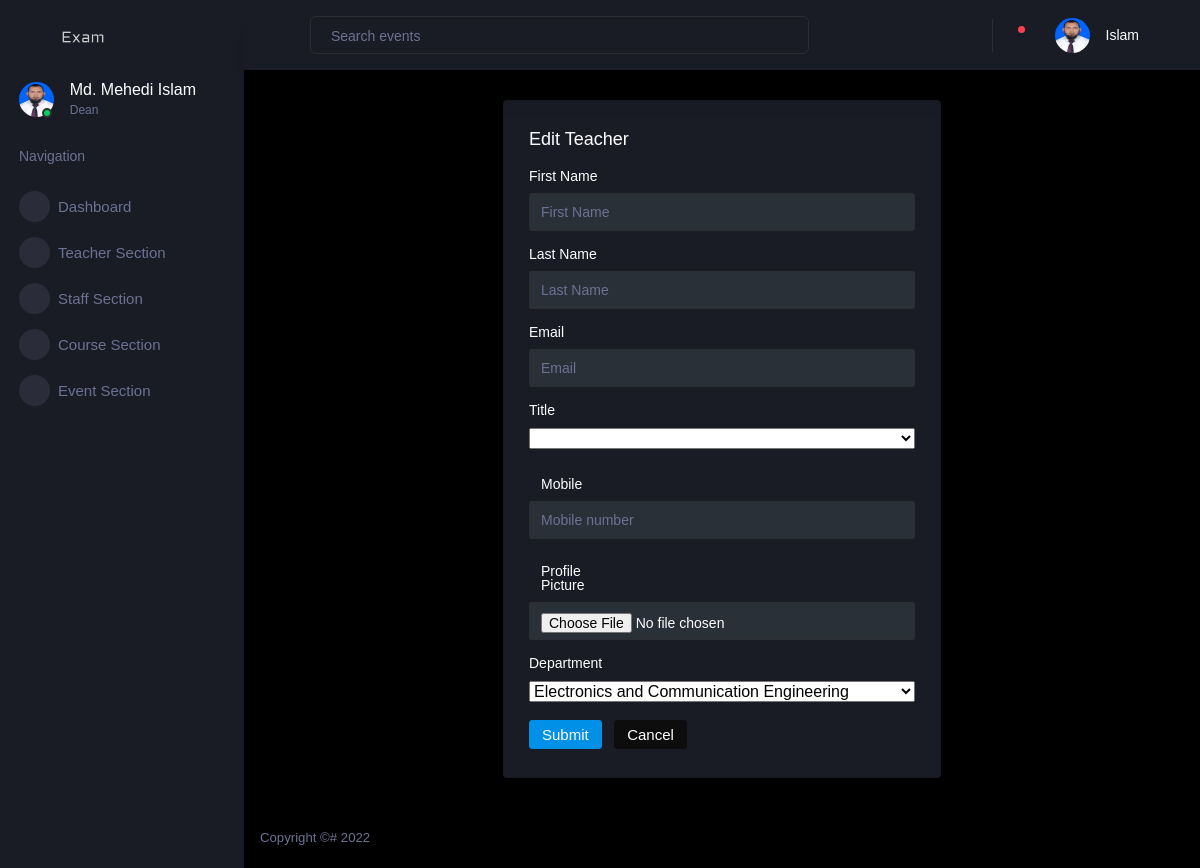
Screenshot of /user/edit-teacher (signed in) with the database file from the repository.
### account/models.py (models this page shows, shortened)
class Teacher(models.Model):
    user = models.OneToOneField(
        User, on_delete=models.CASCADE, primary_key=True)
    title = models.CharField(max_length=255, null=False,
                             choices=TEACHER_TITLE_CHOICES, default='None')
    contact_number = models.CharField(null=False, unique=True, max_length=255)
    profile_picture = models.ImageField(
        upload_to=get_profile_pictures_directory, blank=True, null=True)
    department = models.ForeignKey(Department, on_delete=models.DO_NOTHING)
    is_available = models.BooleanField(default=True)
    total_creadits = models.DecimalField(
        max_digits=10, decimal_places=2, default=0)

### dashboard/views.py (the view)
# urls.py: path('edit-teacher', edit_teacher, name='edit-teacher'),
def edit_teacher(request):
    context = get_context(request)
    return render(request, 'edit-teacher.html', context)

### account/models.py (called while the page is built)
    def __str__(self) -> str:
        return self.messages

### dashboard/models.py (called while the page is built)
    def __str__(self) -> str:
        return self.name

    def __str__(self) -> str:
        return self.name

### dashboard/views.py (called while the page is built)
def is_dean(user):
    try:
        teacher = Teacher.objects.get(user=user)
    except Teacher.DoesNotExist:
        return None
    deans = Dean.objects.filter(teacher=teacher).order_by('-joined')[:1]
    if len(deans) != 1:
        return None
    return deans[0]

def is_staff(user):
    try:
        staff = Staff.objects.get(user=user)
    except Staff.DoesNotExist:
        return None
    return staff

def is_teacher(user):
    try:
        teacher = Teacher.objects.get(user=user)
    except Teacher.DoesNotExist:
        return None
    return teacher

def is_student(user):
    try:
        student = Student.objects.get(user=user)
    except Student.DoesNotExist:
        return None
    return student

def get_staff(faculty):
    return list(Staff.objects.filter(faculty=faculty))

def get_courses(faculty):
    courses = Course.objects.all()
    selected_courses = []
    for course in courses:
        dept = Department.objects.get(name=course.department)
        if dept.faculty == faculty:
            selected_courses.append(course)
    return selected_courses

def get_teachers(faculty):
    teachers = Teacher.objects.all()
    selected_teachers = []
    for teacher in teachers:
        dept = Department.objects.get(name=teacher.department)
        if dept.faculty == faculty:
            selected_teachers.append(teacher)
    return selected_teachers

def get_exams(approved_routines, teacher=None):
    past = []
    current = []
    upcomming = []
    today = date.today()
    for routine in approved_routines:
        exams = routine.exam_set.all()
        if teacher:
            exams = filter(lambda exam: teacher in exam.examiners.all()
                           or teacher == exam.supervisor, exams)
        for exam in exams:
            if exam.exam_date == today:
                current.append(exam)
            elif exam.exam_date < today:
                past.append(exam)
            else:
                upcomming.append(exam)
    return current, past, upcomming

def get_notification(user):
    return Notification.objects.filter(user=user, marked_read=False).all()

### dashboard/templates/edit-teacher.html (shortened to what this page needs)
{% extends "dashboard-base.html" %}
{% load static %}
{% block content %}
<div class="row">
  <div class="col-md-6 grid-margin stretch-card">
      <div class="card">
        <div class="card-body">
          <h4 class="card-title">Edit Teacher</h4>
          <form class="forms-sample" method="POST">
            <div class="form-group">
              <label for="first_name">First Name</label>
              <input type="text" class="form-control" id="first_name" name="first_name" placeholder="First Name">
            </div>
            <div class="form-group">
              <label for="last_name">Last Name</label>
              <input type="text" class="form-control" id="last_name" name="last_name" placeholder="Last Name">
            </div>
            <div class="form-group">
              <label for="email">Email</label>
              <input type="email" class="form-control" id="email" name="email" placeholder="Email">
            </div>
              <div class="form-group">
                  <label>Title</label>
                  <select class="js-example-basic-single" name="title" style="width:100%">
                  </select>
              </div>
              <div class="form-group">
                  <label for="mobile" class="col-sm-3 col-form-label">Mobile</label>
                  <input type="text" class="form-control" id="mobile" name="mobile" placeholder="Mobile number">
              </div>
              <div class="form-group">
                  <label for="picture" class="col-sm-3 col-form-label">Profile Picture</label>
                  <input type="file" class="form-control" id="picture" name="picture" accept="image/*">
              </div>
              <div class="form-group">
                  <label>Department</label>
                  <select class="js-example-basic-single" name="dept" style="width:100%">
                      {% for department in departments %}
                          <option value="{{ department.name }}">{{ department.name }}</option>
                      {% endfor %}
                  </select>
              </div>
            <button type="submit" class="btn btn-primary mr-2">Submit</button>
            <button class="btn btn-dark">Cancel</button>
          </form>
        </div>
      </div>
    </div>
</div>
{% endblock content %}

### dashboard/templates/dashboard-base.html (shortened to what this page needs)
{% load static %}
<!DOCTYPE html>
<html lang="en">
<head>
  <link rel="stylesheet" href="{% static 'dashboard/vendors/mdi/css/materialdesignicons.min.css' %}" />
  <link rel="stylesheet" href="{% static 'dashboard/vendors/css/vendor.bundle.base.css' %}" />
  <link rel="stylesheet" href="{% static 'dashboard/vendors/jvectormap/jquery-jvectormap.css' %}" />
  <link rel="stylesheet" href="{% static 'dashboard/vendors/flag-icon-css/css/flag-icon.min.css' %}" />
  <link rel="stylesheet" href="{% static 'dashboard/vendors/owl-carousel-2/owl.carousel.min.css' %}" />
  <link rel="stylesheet" href="{% static 'dashboard/vendors/owl-carousel-2/owl.theme.default.min.css' %}" />
  <link rel="stylesheet" href="{% static 'dashboard/css/style.css' %}" />
</head>
<body>
  <div class="container-scroller">
    <nav class="sidebar sidebar-offcanvas" id="sidebar">
      <div class="sidebar-brand-wrapper d-none d-lg-flex align-items-center justify-content-center fixed-top">
        <a class="sidebar-brand brand-logo" href="#">
          <img src="{% static 'dashboard/images/logo.svg' %}" alt="logo" />
        </a>
      </div>
      <ul class="nav">
        <li class="nav-item profile">
          <div class="profile-desc">
            <div class="profile-pic">
              <div class="count-indicator">
                {% if user.profile_picture %}
                <img class="img-xs rounded-circle" src="{{ user.profile_picture.url }}" />
                {% else %}
                <img class="img-xs rounded-circle" src="{% static 'dashboard/images/dummy.png' %}" />
                {% endif %}
                <span class="count bg-success"></span>
              </div>
              <div class="profile-name">
                <h5 class="mb-0 font-weight-normal">
                  {% if is_student %}
                    {{ student.user.first_name }} {{ student.user.last_name }}
                  {% else %}
                    {{ user.user.first_name }} {{ user.user.last_name }}
                  {% endif %}
                </h5>
                <span>
                  {% if if_staff %}
                  Staff
                  {% elif if_dean %}
                  Dean
                  {% elif is_student %}
                  Student
                  {% else %}
                  Teacher
                  {% endif %}
                </span>
              </div>
            </div>
          </div>
        </li>
        <li class="nav-item nav-category">
          <span class="nav-link">Navigation</span>
        </li>
        <li class="nav-item menu-items">
          <a class="nav-link" href="{% url 'dashboard-page' %}">
            <span class="menu-icon">
              <i class="mdi mdi-speedometer"></i>
            </span>
            <span class="menu-title">Dashboard</span>
          </a>
        </li>
        {% if not is_student %}
          {% if is_staff %}
            <li class="nav-item menu-items">
              <a class="nav-link" href="{% url 'teacher-section' %}">
                <span class="menu-icon">
                  <i class="mdi mdi-playlist-play"></i>
                </span>
                <span class="menu-title">Teacher Section</span>
              </a>
            </li>
            {% if if_dean %}
              <li class="nav-item menu-items">
                <a class="nav-link" href="{% url 'staff-section' %}">
                  <span class="menu-icon">
                    <i class="mdi mdi-table-large"></i>
                  </span>
                  <span class="menu-title">Staff Section</span>
                </a>
              </li>
            {% endif %}
          <li class="nav-item menu-items">
            <a class="nav-link" href="{% url 'course-section' %}">
              <span class="menu-icon">
                <i class="mdi mdi-chart-bar"></i>
              </span>
              <span class="menu-title">Course Section</span>
            </a>
          </li>
          {% endif %}
          {% if is_staff %}
          <li class="nav-item menu-items">
            <a class="nav-link" href="{% url 'event-section' %}">
              <span class="menu-icon">
                <i class="mdi mdi-chart-bar"></i>
              </span>
              <span class="menu-title">Event Section</span>
            </a>
          </li>
          {% endif %}
        {% endif %}
      </ul>
    </nav>
    <div class="container-fluid page-body-wrapper">
      <nav class="navbar p-0 fixed-top d-flex flex-row">
        <div class="navbar-menu-wrapper flex-grow d-flex align-items-stretch">
          <button class="navbar-toggler navbar-toggler align-self-center" type="button" data-toggle="minimize">
            <span class="mdi mdi-menu"></span>
          </button>
          <ul class="navbar-nav w-100">
            <li class="nav-item w-100">
              <form class="nav-link mt-2 mt-md-0 d-none d-lg-flex search" method="post"
                action="{% url 'search-page' %}">
                <input type="text" name="search" class="form-control" placeholder="Search events" />
              </form>
            </li>
          </ul>
          <ul class="navbar-nav navbar-nav-right">
            <li class="nav-item dropdown border-left">
              <a class="nav-link count-indicator dropdown-toggle" id="notificationDropdown" href="#"
                data-toggle="dropdown">
                <i class="mdi mdi-bell"></i>
                {% if notifications|length > 0 %}
                <span class="count bg-danger"></span>
                {% endif %}
              </a>
            </li>
            <li class="nav-item dropdown">
              <a class="nav-link" id="profileDropdown" href="#" data-toggle="dropdown">
                <div class="navbar-profile">
                  {% if user.profile_picture %}
                  <img class="img-xs rounded-circle" src="{{ user.profile_picture.url }}" />
                  {% else %}
                  <img class="img-xs rounded-circle" src="{% static 'dashboard/images/dummy.png' %}" />
                  {% endif %}
                  <p class="mb-0 d-none d-sm-block navbar-profile-name">
                    {{ user.user.last_name }}
                  </p>
                  <i class="mdi mdi-menu-down d-none d-sm-block pl-3"></i>
                </div>
              </a>
            </li>
          </ul>
        </div>
      </nav>
      <div class="main-panel">
        <div class="content-wrapper">
          {% block content %}{% endblock %}
        </div>
        <footer class="footer">
          <div class="d-sm-flex justify-content-center justify-content-sm-between">
            <span class="text-muted d-block text-center text-sm-left d-sm-inline-block">Copyright ©# 2022</span>
          </div>
        </footer>
      </div>
    </div>
  </div>
</body>
</html>

### rows the page displays
Teacher: profile_picture (picture), user.first_name "Md. Mehedi", user.last_name "Islam"

### other values shown
form field dept "Electronics and Communication Engineering"
